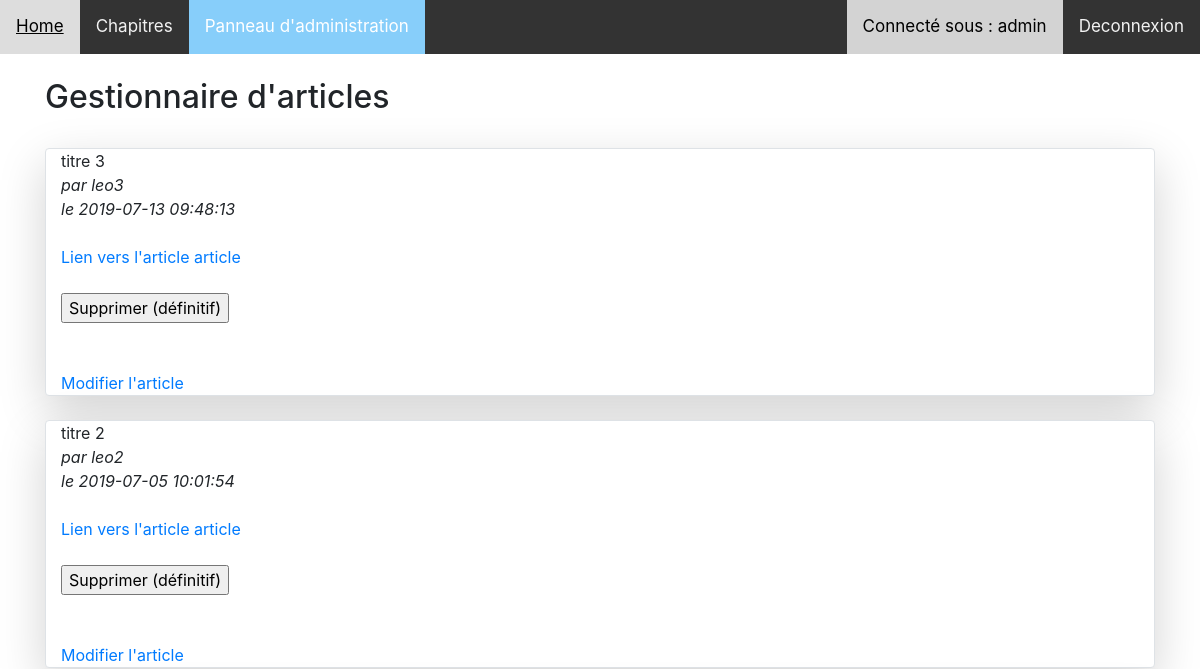
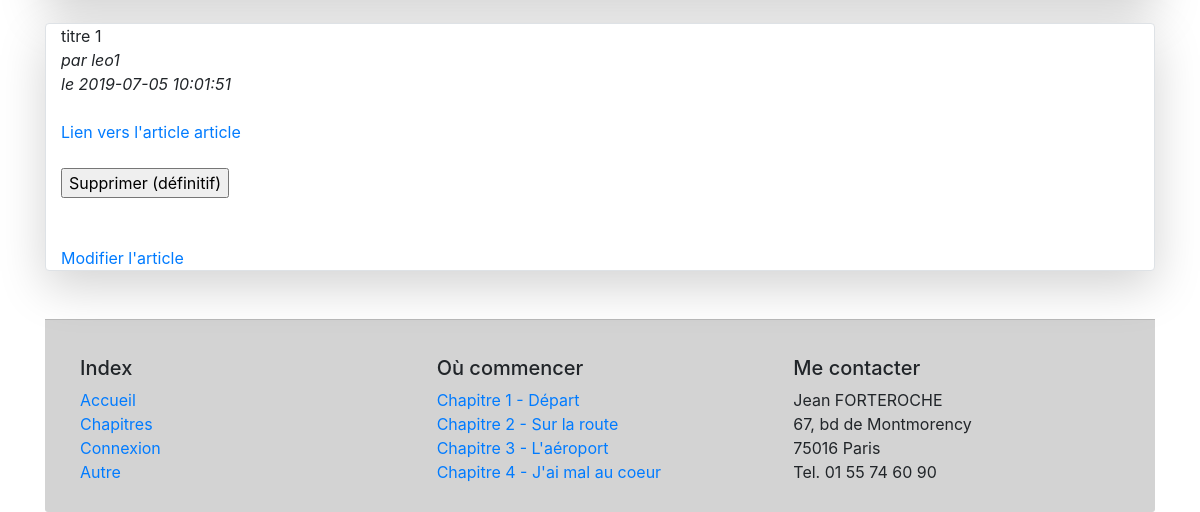
The app's page /index.php?action=adminArticlePanel (signed in), older data (2 pictures, top to bottom).
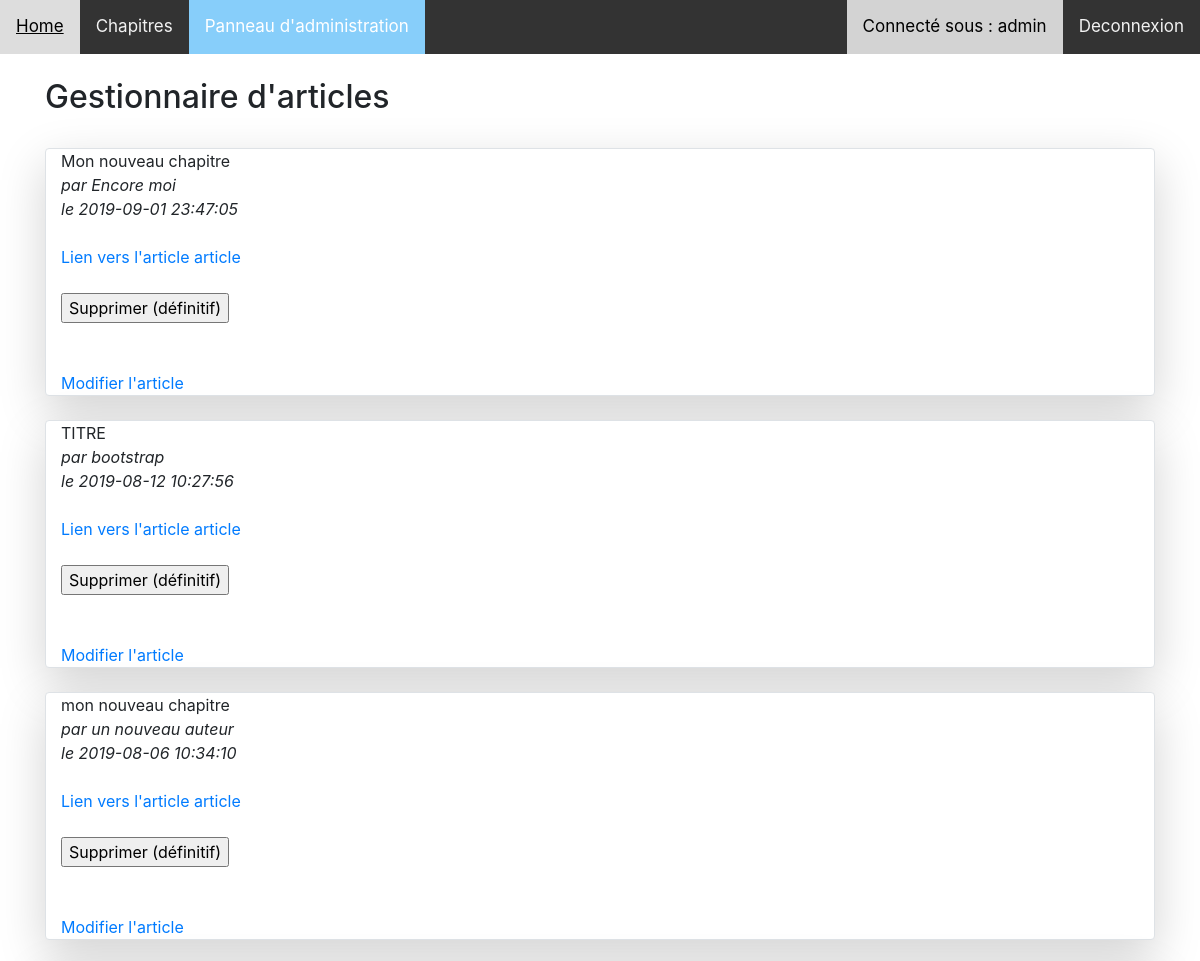
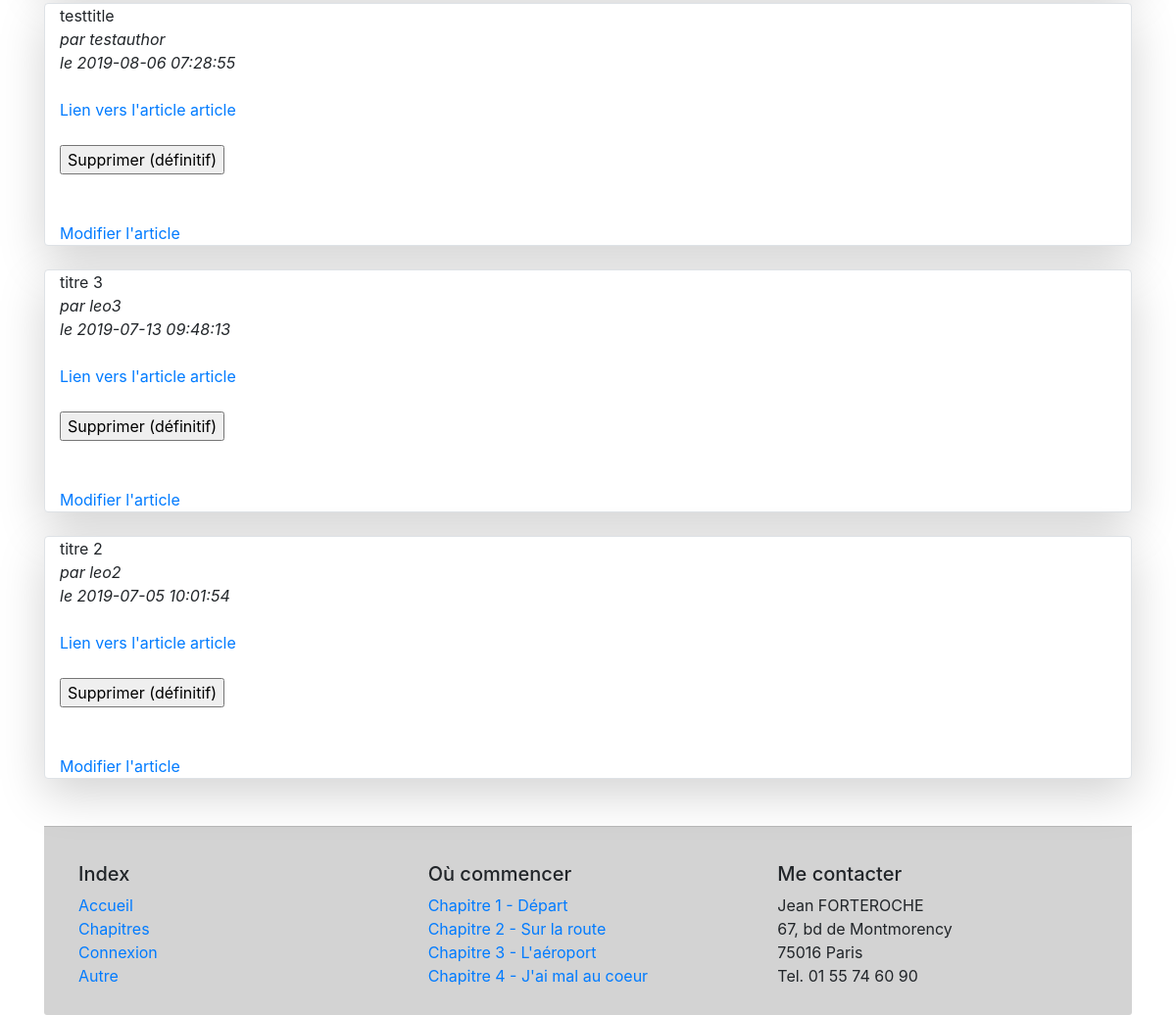
The same page, newer data (2 pictures, top to bottom).
### tables this page shows
CREATE TABLE IF NOT EXISTS `article` (
  `id` int(11) NOT NULL AUTO_INCREMENT,
  `title` varchar(255) NOT NULL,
  `date` datetime NOT NULL DEFAULT CURRENT_TIMESTAMP,
  `author` varchar(255) NOT NULL,
  `content` text NOT NULL,
  `image` varchar(255) NOT NULL,
  PRIMARY KEY (`id`)
);

### Framework/View.php (called while the page is built, shortened)
<?php
class View
{
    public static function render(string $path, array $parameters = []): string
    {
        extract($parameters);
        require "View/" . $path . "View.php";
        return ob_get_clean();
    }
}

### Controller/ArticleController.php (called while the page is built, shortened)
<?php
class ArticleController extends Controller
{
    public function adminArticlePanel()
    {
        $articleManager = new ArticleManager();
        $articles = $articleManager->getAdminArticles();
        $this->render("adminArticlePanel", ['articles' => $articles]);
    }
}

### Model/ArticleManager.php (called while the page is built, shortened)
<?php
class ArticleManager extends Manager
{
    public function getAdminArticles()
    {
        $db = $this->dbConnect();
        $req = $db->prepare('SELECT id, title, date, author FROM article ORDER BY date DESC');
        $req->execute();
        $articleArray = $req->fetchAll();
        return $articleArray;
    }
}

### View/adminArticlePanelView.php (the view, shortened to what this page needs)
<div class="container">
    <br/><div class=" mb-12">
        <h2>Gestionnaire d'articles</h2>
    </div>
</div>
<br/><div class="container">
<?php
foreach($articles as $data) : ?>
        <div class="card mb-12 shadow-lg border">
            <div class="col-sm-2 col-md-3">
		        <?= htmlspecialchars($data['title']) ?>
                <br/><em>par <?= htmlspecialchars($data['author']) ?></em>
                <br/><em>le <?= htmlspecialchars($data['date']) ?></em>
            </div>
        <div class="col-sm-3 col-md-3">
            <br/><a href="index.php?action=soloArticle&amp;id=<?=$data['id']?>">Lien vers l'article article</a>
        </div>
        <div class="col-sm-3 col-md-3">
            <br/>
            <form action="index.php?action=deleteArticle&amp;id=<?= $data['id']?>" method="post">
                <input type="submit" value="Supprimer (définitif)">
            </form>
            <br/>
        </div>
        <div class="col-sm-3 col-md-3">
            <br/><a href="index.php?action=articleModificationForm&amp;id=<?= $data['id']?>">Modifier l'article</a>
        </div>
    </div><br/>
<?php endforeach;
require('View/header.php');

Row changes from the older to the newer data that the page shows:
removed article: title "titre 1", author "leo1", date "2019-07-05 10:01:51"
added article: title "Mon nouveau chapitre", author "Encore moi", date "2019-09-01 23:47:05"
added article: title "TITRE", author "bootstrap", date "2019-08-12 10:27:56"
added article: title "mon nouveau chapitre", author "un nouveau auteur", date "2019-08-06 10:34:10"
added article: title "testtitle", author "testauthor", date "2019-08-06 07:28:55"
